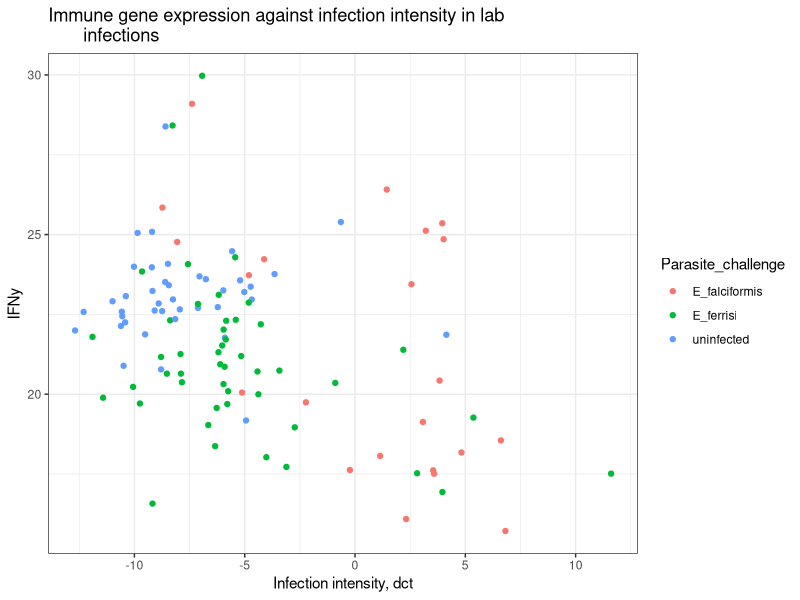

The R script that drew this image: (Note: this script raises an error after producing the figure.)
## ---- chunk 1
knitr::opts_chunk$set(echo = TRUE)
## ---- chunk 2
library(ggplot2)
library(tidyverse)
## ---- chunk 3
lab <- read.csv("output_data/gene_expression/data_products/lab_imputed_gene_expression.csv")
field <- read.csv("output_data/gene_expression/data_products/field_imputed_gene_expression.csv")
## ---- chunk 4
# vectors for selecting gene columns 
Genes_lab <- c("IFNy", "CXCR3_bio", "IL.6", "IL.10", "IL.13", "IL1RN", "CASP1", 
               "CXCL9", "IDO1", "IRGM1", "MPO", "MUC2", "MUC5AC", 
           "MYD88", "NCR1", "PRF1", "RETNLB", "SOCS1", "TICAM1", "TNF")

Genes_field   <- c("IFNy",  "CXCR3", "IL.6", #"GBP2", "IL.12", "IRG6",
                     "IL.10", "IL.13", "IL1RN",
                     "CXCR3", "CASP1", "CXCL9", 
                     "IDO1", "IRGM1", "MPO", "MUC2", "MUC5AC", "MYD88", 
                     "NCR1", "PRF1", "RETNLB", "SOCS1", "TICAM1", "TNF")
## ---- chunk 5
ggplot(lab, aes(x = delta, y = IFNy, color = Parasite_challenge)) +
  geom_jitter() +
  geom_abline() + 
  labs(x = "Infection intensity, dct",
       title ="Immune gene expression against infection intensity in lab 
       infections") +
  theme_bw()



ggplot(field, aes(x = delta, y = IFNy, color = eimeriaSpecies)) +
  geom_jitter() +
  geom_abline() + 
  labs(x = "Infection intensity, dct",
       title ="Immune gene expression against infection intensity in field 
       samples") +
  theme_bw()

## ---- chunk 6
ggplot(lab, aes(x = delta, y = CXCR3_bio, color = Parasite_challenge)) +
  geom_jitter() +
  geom_abline() + 
  labs(x = "Infection intensity, dct", y = "CXCR3",
       title ="Immune gene expression against infection intensity in lab 
       infections") +
  theme_bw()



ggplot(field, aes(x = delta, y = CXCR3, color = eimeriaSpecies)) +
  geom_jitter() +
  geom_abline() + 
  labs(x = "Infection intensity, dct",
       title ="Immune gene expression against infection intensity in 
       field samples") +
  theme_bw()


## ---- chunk 7
ggplot(lab, aes(x = delta, y = IL.6, color = Parasite_challenge)) +
  geom_jitter() +
  geom_abline() + 
  labs(x = "Infection intensity, dct", 
       title ="Immune gene expression against infection intensity in lab 
       infections") +
  theme_bw()



ggplot(field, aes(x = delta, y = IL.6, color = eimeriaSpecies)) +
  geom_jitter() +
  geom_abline() + 
  labs(x = "Infection intensity, dct",
       title ="Immune gene expression against infection intensity in field 
       samples") +
  theme_bw()


## ---- chunk 8
ggplot(lab, aes(x = delta, y = IL.10, color = Parasite_challenge)) +
  geom_jitter() +
  geom_abline() + 
  labs(x = "Infection intensity, dct", 
       title ="Immune gene expression against infection intensity 
       in lab infections") +
  theme_bw()



ggplot(field, aes(x = delta, y = IL.10, color = eimeriaSpecies)) +
  geom_jitter() +
  geom_abline() + 
  labs(x = "Infection intensity, dct",
       title ="Immune gene expression against infection intensity in field 
       samples") +
  theme_bw()


## ---- chunk 9
ggplot(lab, aes(x = delta, y = IL.13, color = Parasite_challenge)) +
  geom_jitter() +
  geom_abline() + 
  labs(x = "Infection intensity, dct", 
       title ="Immune gene expression against infection intensity 
       in lab infections") +
  theme_bw()



ggplot(field, aes(x = delta, y = IL.13, color = eimeriaSpecies)) +
  geom_jitter() +
  geom_abline() + 
  labs(x = "Infection intensity, dct",
       title ="Immune gene expression against infection intensity in field 
       samples") +
  theme_bw()


## ---- chunk 10
ggplot(lab, aes(x = delta, y = IL1RN, color = Parasite_challenge)) +
  geom_jitter() +
  geom_abline() + 
  labs(x = "Infection intensity, dct", 
       title ="Immune gene expression against infection intensity 
       in lab infections") +
  theme_bw()



ggplot(field, aes(x = delta, y = IL1RN, color = eimeriaSpecies)) +
  geom_jitter() +
  geom_abline() + 
  labs(x = "Infection intensity, dct",
       title ="Immune gene expression against infection intensity in field 
       samples") +
  theme_bw()

## ---- chunk 11
ggplot(lab, aes(x = delta, y = CASP1, color = Parasite_challenge)) +
  geom_jitter() +
  geom_abline() + 
  labs(x = "Infection intensity, dct", 
       title ="Immune gene expression against infection intensity 
       in lab infections") +
  theme_bw()



ggplot(field, aes(x = delta, y = CASP1, color = eimeriaSpecies)) +
  geom_jitter() +
  geom_abline() + 
  labs(x = "Infection intensity, dct",
       title ="Immune gene expression against infection intensity in field 
       samples") +
  theme_bw()

## ---- chunk 12
ggplot(lab, aes(x = delta, y = CXCL9, color = Parasite_challenge)) +
  geom_jitter() +
  geom_abline() + 
  labs(x = "Infection intensity, dct", 
       title ="Immune gene expression against infection intensity 
       in lab infections") +
  theme_bw()



ggplot(field, aes(x = delta, y = CXCL9, color = eimeriaSpecies)) +
  geom_jitter() +
  geom_abline() + 
  labs(x = "Infection intensity, dct",
       title ="Immune gene expression against infection intensity in field 
       samples") +
  theme_bw()

## ---- chunk 13
ggplot(lab, aes(x = delta, y = IDO1, color = Parasite_challenge)) +
  geom_jitter() +
  geom_abline() + 
  labs(x = "Infection intensity, dct", 
       title ="Immune gene expression against infection intensity 
       in lab infections") +
  theme_bw()



ggplot(field, aes(x = delta, y = IDO1, color = eimeriaSpecies)) +
  geom_jitter() +
  geom_abline() + 
  labs(x = "Infection intensity, dct",
       title ="Immune gene expression against infection intensity in field 
       samples") +
  theme_bw()

## ---- chunk 14
ggplot(lab, aes(x = delta, y = IRGM1, color = Parasite_challenge)) +
  geom_jitter() +
  geom_abline() + 
  labs(x = "Infection intensity, dct", 
       title ="Immune gene expression against infection intensity 
       in lab infections") +
  theme_bw()



ggplot(field, aes(x = delta, y = IRGM1, color = eimeriaSpecies)) +
  geom_jitter() +
  geom_abline() + 
  labs(x = "Infection intensity, dct",
       title ="Immune gene expression against infection intensity in field 
       samples") +
  theme_bw()

## ---- chunk 15
ggplot(lab, aes(x = delta, y = MPO, color = Parasite_challenge)) +
  geom_jitter() +
  geom_abline() + 
  labs(x = "Infection intensity, dct", 
       title ="Immune gene expression against infection intensity 
       in lab infections") +
  theme_bw()



ggplot(field, aes(x = delta, y = MPO, color = eimeriaSpecies)) +
  geom_jitter() +
  geom_abline() + 
  labs(x = "Infection intensity, dct",
       title ="Immune gene expression against infection intensity in field 
       samples") +
  theme_bw()

## ---- chunk 16
ggplot(lab, aes(x = delta, y = MUC2, color = Parasite_challenge)) +
  geom_jitter() +
  geom_abline() + 
  labs(x = "Infection intensity, dct", 
       title ="Immune gene expression against infection intensity 
       in lab infections") +
  theme_bw()



ggplot(field, aes(x = delta, y = MUC2, color = eimeriaSpecies)) +
  geom_jitter() +
  geom_abline() + 
  labs(x = "Infection intensity, dct",
       title ="Immune gene expression against infection intensity in field 
       samples") +
  theme_bw()

## ---- chunk 17
ggplot(lab, aes(x = delta, y = MUC5AC, color = Parasite_challenge)) +
  geom_jitter() +
  geom_abline() + 
  labs(x = "Infection intensity, dct", 
       title ="Immune gene expression against infection intensity 
       in lab infections") +
  theme_bw()



ggplot(field, aes(x = delta, y = MUC5AC, color = eimeriaSpecies)) +
  geom_jitter() +
  geom_abline() + 
  labs(x = "Infection intensity, dct",
       title ="Immune gene expression against infection intensity in field 
       samples") +
  theme_bw()

## ---- chunk 18
ggplot(lab, aes(x = delta, y = MYD88, color = Parasite_challenge)) +
  geom_jitter() +
  geom_abline() + 
  labs(x = "Infection intensity, dct", 
       title ="Immune gene expression against infection intensity 
       in lab infections") +
  theme_bw()



ggplot(field, aes(x = delta, y = MYD88, color = eimeriaSpecies)) +
  geom_jitter() +
  geom_abline() + 
  labs(x = "Infection intensity, dct",
       title ="Immune gene expression against infection intensity in field 
       samples") +
  theme_bw()

## ---- chunk 19
ggplot(lab, aes(x = delta, y = NCR1, color = Parasite_challenge)) +
  geom_jitter() +
  geom_abline() + 
  labs(x = "Infection intensity, dct", 
       title ="Immune gene expression against infection intensity 
       in lab infections") +
  theme_bw()



ggplot(field, aes(x = delta, y = NCR1, color = eimeriaSpecies)) +
  geom_jitter() +
  geom_abline() + 
  labs(x = "Infection intensity, dct",
       title ="Immune gene expression against infection intensity in field 
       samples") +
  theme_bw()

## ---- chunk 20
ggplot(lab, aes(x = delta, y = PRF1, color = Parasite_challenge)) +
  geom_jitter() +
  geom_abline() + 
  labs(x = "Infection intensity, dct", 
       title ="Immune gene expression against infection intensity 
       in lab infections") +
  theme_bw()



ggplot(field, aes(x = delta, y = PRF1, color = eimeriaSpecies)) +
  geom_jitter() +
  geom_abline() + 
  labs(x = "Infection intensity, dct",
       title ="Immune gene expression against infection intensity in field 
       samples") +
  theme_bw()

## ---- chunk 21
ggplot(lab, aes(x = delta, y = RETNLB, color = Parasite_challenge)) +
  geom_jitter() +
  geom_abline() + 
  labs(x = "Infection intensity, dct", 
       title ="Immune gene expression against infection intensity 
       in lab infections") +
  theme_bw()



ggplot(field, aes(x = delta, y = RETNLB, color = eimeriaSpecies)) +
  geom_jitter() +
  geom_abline() + 
  labs(x = "Infection intensity, dct",
       title ="Immune gene expression against infection intensity in field 
       samples") +
  theme_bw()

## ---- chunk 22
ggplot(lab, aes(x = delta, y = SOCS1, color = Parasite_challenge)) +
  geom_jitter() +
  geom_abline() + 
  labs(x = "Infection intensity, dct", 
       title ="Immune gene expression against infection intensity 
       in lab infections") +
  theme_bw()



ggplot(field, aes(x = delta, y = SOCS1, color = eimeriaSpecies)) +
  geom_jitter() +
  geom_abline() + 
  labs(x = "Infection intensity, dct",
       title ="Immune gene expression against infection intensity in field 
       samples") +
  theme_bw()

## ---- chunk 23
ggplot(lab, aes(x = delta, y = TICAM1, color = Parasite_challenge)) +
  geom_jitter() +
  geom_abline() + 
  labs(x = "Infection intensity, dct", 
       title ="Immune gene expression against infection intensity 
       in lab infections") +
  theme_bw()



ggplot(field, aes(x = delta, y = TICAM1, color = eimeriaSpecies)) +
  geom_jitter() +
  geom_abline() + 
  labs(x = "Infection intensity, dct",
       title ="Immune gene expression against infection intensity in field 
       samples") +
  theme_bw()

## ---- chunk 24
ggplot(lab, aes(x = delta, y = TNF, color = Parasite_challenge)) +
  geom_jitter() +
  geom_abline() + 
  labs(x = "Infection intensity, dct", 
       title ="Immune gene expression against infection intensity 
       in lab infections") +
  theme_bw()



ggplot(field, aes(x = delta, y = TNF, color = eimeriaSpecies)) +
  geom_jitter() +
  geom_abline() + 
  labs(x = "Infection intensity, dct",
       title ="Immune gene expression against infection intensity in field 
       samples") +
  theme_bw()
